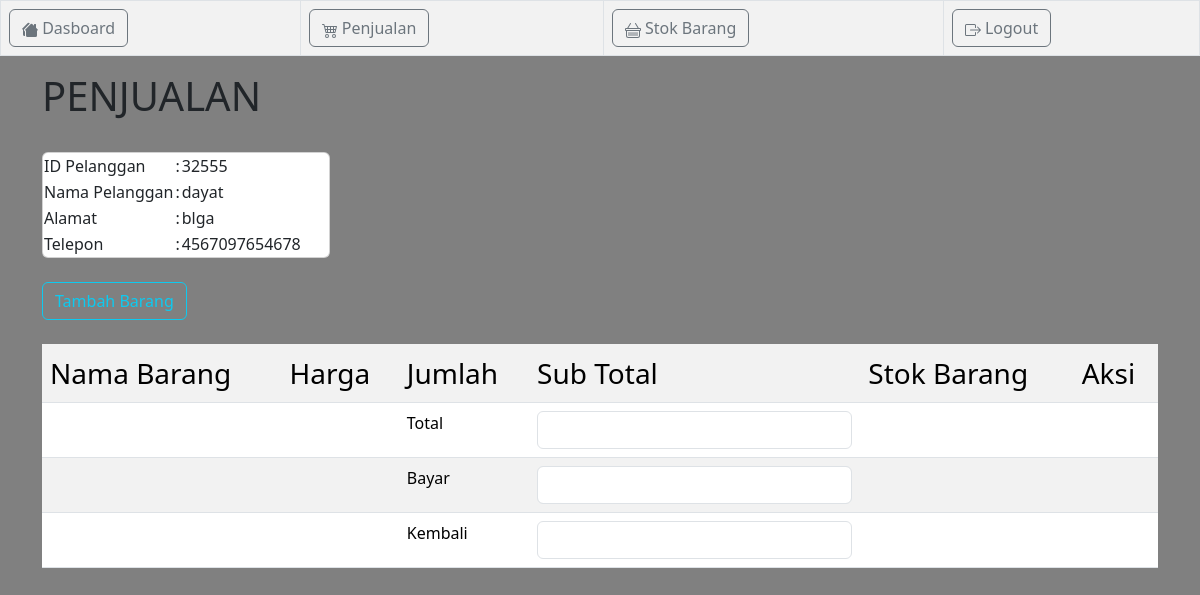
Screenshot of /petugas/v_detail_penjualan.php?id_pelanggan=32555 (signed in) with the database file from the repository.
### tables this page shows
CREATE TABLE `tb_penjualan` (
  `id_penjualan` int(11) NOT NULL,
  `tgl_penjualan` date NOT NULL,
  `total` decimal(10,2) NOT NULL,
  `id_pelanggan` int(11) NOT NULL,
  `id_login` int(11) NOT NULL
);

CREATE TABLE `tb_pelanggan` (
  `id_pelanggan` int(11) NOT NULL,
  `nama_pelanggan` varchar(50) NOT NULL,
  `alamat_pelanggan` text NOT NULL,
  `telepon_pelanggan` varchar(20) NOT NULL
);

### petugas/v_detail_penjualan.php (the view, shortened to what this page needs)
<!DOCTYPE html>
<html lang="en">
<head>
  <link rel="stylesheet" href="	https://cdn.jsdelivr.net/npm/bootstrap@5.3.2/dist/css/bootstrap.min.css">
</head>
<body style="background-color: gray;">
  <?php include "navbar.php" ?>
  <div class="container">
  <h1>PENJUALAN</h1>
  <br>
  <?php
  include "../config.php";
  $id_pelanggan = $_GET['id_pelanggan'];
  $sql = mysqli_query($koneksi, "SELECT * FROM tb_pelanggan INNER JOIN tb_penjualan ON tb_pelanggan.id_pelanggan = tb_penjualan.id_pelanggan");
  foreach ($sql as $pelanggan) {
    if ($pelanggan['id_pelanggan'] == $id_pelanggan) {
  ?>
      <table class="card" style="width: 18rem;">
        <tr>
          <td>ID Pelanggan</td>
          <td>:</td>
          <td><?= $pelanggan['id_pelanggan'] ?></td>
        </tr>
        <tr>
          <td>Nama Pelanggan</td>
          <td>:</td>
          <td><?= $pelanggan['nama_pelanggan'] ?></td>
        </tr>
        <tr>
          <td>Alamat</td>
          <td>:</td>
          <td><?= $pelanggan['alamat_pelanggan'] ?></td>
        </tr>
        <tr>
          <td>Telepon</td>
          <td>:</td>
          <td><?= $pelanggan['telepon_pelanggan'] ?></td>
        </tr>
      </table>
      <br>
      <form action="m_beli_barang.php" method="post">
        <input type="submit" value="Tambah Barang" class="btn btn-outline-info">
      </form>
      <br>
      <table class="table table-striped">
        <tr>
          <td class="fs-3">Nama Barang</td>
          <td class="fs-3">Harga</td>
          <td class="fs-3">Jumlah</td>
          <td class="fs-3">Sub Total</td>
          <td class="fs-3">Stok Barang</td>
          <td colspan="2" class="fs-3">Aksi</td>
        </tr>
        <form action="m_hitung_total.php" method="post">
          <tr>
            <?php
            $hitung = mysqli_query($koneksi, "SELECT SUM(sub_total) AS Total FROM tb_detail_penjualan WHERE id_penjualan='$pelanggan[id_penjualan]'");
            $total = mysqli_fetch_assoc($hitung);
            ?>
            <td colspan="2"></td>
            <td>Total</td>
            <td><input type="text" name="total" id="" value="<?= $total['Total'] ?>" readonly class="form-control"></td>
            <td colspan="2"></td>
          </tr>
          <tr>
            <td colspan="2"></td>
            <td>Bayar</td>
            <td><input type="number" name="bayar" id="bayar" onchange="this.form.submit()" tabindex="1" class="form-control"></td>
            <td colspan="2"></td>
          </tr>
          <tr>
            <td colspan="2"></td>
            <td>Kembali</td>
            <td><input type="number" name="kembali" id="" value="<?php if (isset($_GET['kembali'])) {
                                                                    echo    $kembali = $_GET['kembali'];
                                                                  } ?>" readonly class="form-control"></td>
            <td colspan="2"></td>
          </tr>
        </form>
      </table>
  <?php }
  } ?>
  </div>
</body>
</html>

### rows the page displays
tb_penjualan: id_pelanggan "32555", id_pelanggan.nama_pelanggan "dayat", id_pelanggan.alamat_pelanggan "blga", id_pelanggan.telepon_pelanggan "4567097654678"
